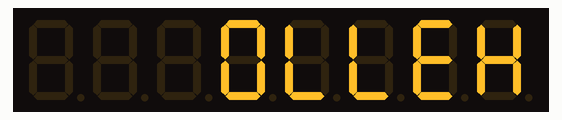
Recording of a sketch running on a simulated Arduino Uno, built with avr-gcc and run on an emulated ATmega328P. Parts: 8-digit seven-segment display.

Above: at 0.12 s.
At 0.63 s:
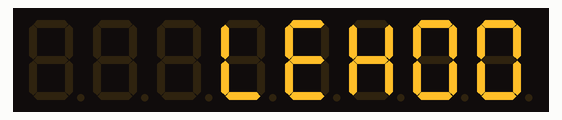
At 1.13 s:
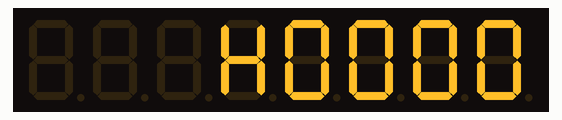

Measured:
- by itself, everything shown: repeats every 1.3 s, in 5 steps

The sketch:

LCDemo7Segment.ino
```cpp
//We always have to include the library
#include "LedControl.h"

/*
 Now we need a LedControl to work with.
 ***** These pin numbers will probably not work with your hardware *****
 pin 12 is connected to the DataIn
 pin 11 is connected to the CLK
 pin 10 is connected to LOAD
 We have only a single MAX72XX.
 */
LedControl lc=LedControl(8,13,9,1);

/* we always wait a bit between updates of the display */
unsigned long delaytime=250;
char tab1[]="HELL0";

void setup() {
  /*
   The MAX72XX is in power-saving mode on startup,
   we have to do a wakeup call
   */
  lc.shutdown(0,false);
  /* Set the brightness to a medium values */
  lc.setIntensity(0,10);
  /* and clear the display */
  lc.clearDisplay(0);
}


/*
 This method will display the characters for the
 word "Arduino" one after the other on digit 0.
 */
void writeArduinoOn7Segment() {
  //lc.setChar(0,0,'',false);
  lc.setChar(0,1,'_',false);
  lc.setChar(0,2,'_',false);
  lc.setChar(0,3,'0',false);
  lc.setChar(0,4,'L',false);
  lc.setChar(0,5,'L',false);
  lc.setChar(0,6,'E',false);
  lc.setChar(0,7,'H',false);
  delay(delaytime);
  //lc.setChar(0,0,'',false);
  //lc.setChar(0,1,'',false);
  lc.setChar(0,2,'H',false);
  lc.setChar(0,3,'A',false);
  lc.setChar(0,4,'J',false);
  lc.setChar(0,5,'I',false);
  lc.setChar(0,6,'L',false);
  lc.setChar(0,7,'E',false);
  delay(delaytime);

}

void chennillard()
{
  char hello[] = "0LLEH";
  for(int i = 0; i < 5; i++)
  {
    lc.setChar(0, 4, hello[i], false);
    lc.setChar(0, 3, hello[i+1], false);
    lc.setChar(0, 2, hello[i+2], false);
    lc.setChar(0, 1, hello[i+3], false);
    lc.setChar(0, 0, hello[i+4], false);
    delay(delaytime);
  }
}

void chennillard1 ()
{
  for(int i=0; i<6 ;i++)
  {
     lc.setChar(0,i,tab1[i],false);
     delay(delaytime);

  }

}

/*
  This method will scroll all the hexa-decimal
 numbers and letters on the display. You will need at least
 four 7-Segment digits. otherwise it won't really look that good.
 */
void scrollDigits() {
  for(int i=0;i<13;i++) {
    lc.setDigit(0,3,i,false);
    lc.setDigit(0,2,i+1,false);
    lc.setDigit(0,1,i+2,false);
    lc.setDigit(0,0,i+3,false);
    delay(delaytime);
  }
  lc.clearDisplay(0);
  delay(delaytime);
}

void loop() {
  //writeArduinoOn7Segment();
  chennillard();
  //scrollDigits();
}
```
